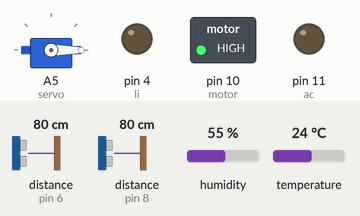
Simulated run of this sketch. Board: Arduino Uno, built with avr-gcc and run on an emulated ATmega328P. On the bench: servo, switched loads named in the sketch (green lamp = pin HIGH), output pins drawn as LEDs (lit = HIGH). The inputs (shaded band) are chosen by the test bench; at power-on: distance to the obstacle (sensors on pin 6, pin 8) 80 cm, humidity 55 %, temperature 24 °C. The echo pulse lasts 58.3 µs per cm.

Above: at 3.2 s.
3.3 s: distance to the obstacle (sensor on pin 6) set to 14 cm
4.8 s: distance to the obstacle (sensor on pin 6) set to 11 cm
At 6.0 s:
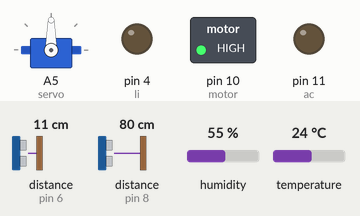
6.3 s: distance to the obstacle (sensor on pin 8) set to 14 cm
7.8 s: distance to the obstacle (sensor on pin 8) set to 10 cm
At 9.4 s:
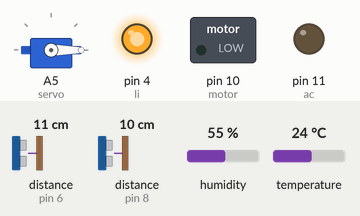
10.3 s: humidity set to 47 %
14.1 s: humidity set to 44 %
At 17.6 s:
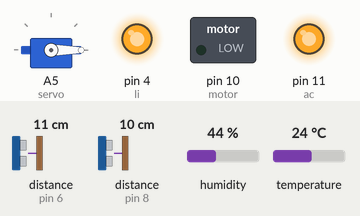
Timing chart, 0 to 19.1 s (numbered marks = the images above; inputs shaded):
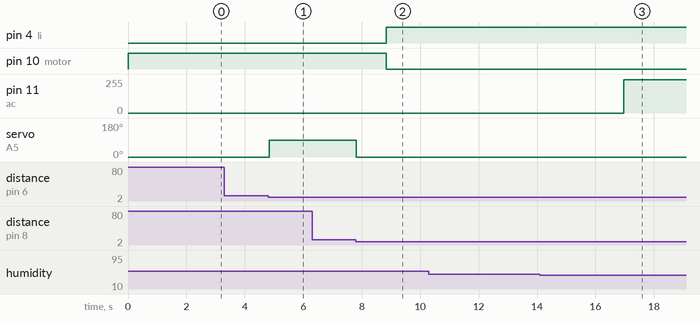

The sketch:

HOME_AUTOMATION4.ino
```cpp
#include <DHT.h>


//HOME AUTOMATION                                                                                                                           by Mokesh Nagpal.
#include <Servo.h>     //import libraries
#include <NewPing.h>
#define sensor DHT22    //define sensor type used

const int motor = 10;
const int echoenter = 8;
const int trigenter = 9;
const int echoexit = 6;
const int trigexit = 7;
const int ac = 11;
const int servo = A5;
const int tempHum = 3;
const int li = 4;

int x=0,y=0;
float temp = 25;
float hum = 55;
int denter=0,dexit=0;
int p=0;
int o=0;
int max_distance=400;
int fadeAmount=5;
int brightness=255;
char incomingByte='\0';
int distance_M = 0;
int m=0;
long int ta,ti=0;


NewPing sonarenter(trigenter, echoenter, max_distance);
DHT dht(tempHum,sensor);
NewPing sonarexit(trigexit, echoexit, max_distance);
Servo ser;

void setup()
{
  dht.begin();
  pinMode(ac, OUTPUT);
  pinMode(light, OUTPUT);
  pinMode(motor, OUTPUT);    //intitialize pins as output or input
  fanoff();
  lightoff();
  gateclose();
  acoff();
  ser.attach(servo);
  Serial.begin(9600);
  ta=millis();
  delay(2000);
  tempHumSen();
}
void loop()
{
  if (Serial.available() > 0)
  {
    incomingByte = Serial.read();
    if(incomingByte!='i')
      m=1;
    switch(incomingByte)
    {
      case 'a':
      fan();
      break;
      case 'b':
      fanoff();
      break;
      case 'c':
      light();
      break;
      case 'd':
      lightoff();
      break;
      case 'e':
      gateopen();
      break;
      case 'f':
      gateclose();
      break;
      case 'g':
      y=x;
      x=255;
      acon();
      break;
      case 'h':
      acoff();
      break;
      case 'i':
      x=y;
      m=0;
      break;
    }
  }
  if(millis()-ta>4000)
  {
    tempHumSen();
    ta=millis();
  }
  if(m==0)
  {
    if(p>3)
    {
      acon();
    }
    else
    {
      acoff();
    }
    readSensorenter();
    readSensorexit();
    if(denter>=0.5&&denter<=12)
    {
        ti=0;
        gateopen();
        while(1)
        {
          readSensorenter();
          readSensorexit();
          if(dexit>=0.5&&dexit<=12)
          {
            gateclose();
            light();
            fan();
            p++;
            dexit=13;
            denter=13;
            delay(1000);
            break;
          }
          if((denter<0.5||denter>12)&&ti==0)
            ti=millis();
          if((denter<0.5||denter>12)&&(millis()-ti)>5000)
          {
            gateclose();
            ti=0;
            break;
          }
        }
    }
    if(dexit>=0.5&&dexit<=12)
    {
        ti=0;
        gateopen();
        while(1)
        {
          readSensorenter();
          readSensorexit();
          if(denter>=0.5&&denter<=12)
          {
            gateclose();
            p--;
            if(p<=0)
            {
              lightoff();
              fanoff();
              p=0;
            }
            denter=13;
            dexit=13;
            delay(1000);
            break;
          }
          if((dexit<0.5||dexit>12)&&ti==0)
            ti=millis();
          if((dexit<0.5||dexit>12)&&(millis()-ti)>5000)
          {
            gateclose();
            ti=0;
            break;
          }
        }
    }
  }
}
void gateopen()
{
  for (int pos = 0; pos <= 90; pos += 1)
  {
    ser.write(pos);
  }
}
void gateclose()
{
  for (int pos = 90; pos >= 0; pos -= 1)
  {
    ser.write(pos);
  }
}
void fan()
{
  digitalWrite(motor,LOW);
}
void fanoff()
{
  digitalWrite(motor,HIGH);
}
void light()
{
  analogWrite(li,255);
}
void lightoff()
{
  digitalWrite(li,LOW);
}
void readSensorenter()
{
  denter = sonarenter.ping_cm();
}
void readSensorexit()
{
  dexit = sonarexit.ping_cm();
}
void acon()
{
  analogWrite(ac, x);
}
void acoff()
{
  digitalWrite(ac,LOW);
}
void tempHumSen()
{
  int temp1=0,hum1=0;
  hum=dht.readHumidity();
  temp=dht.readTemperature();
  x=((hum-55)/10)+(temp-24);
  x=map(x,0,40,0,255);
}
```

Measured:
- the behaviour switches between 13 and 12 cm on distance to the obstacle (sensor on pin 6) (found by bisection; images 0 and 1)
- the behaviour switches between 13 and 12 cm on distance to the obstacle (sensor on pin 8) (found by bisection; images 1 and 2)
- the behaviour switches between 46 and 45 % on humidity (found by bisection; images 2 and 3)
- after the input at 3.3 s, every drawn part: stays the same
- after the input at 4.8 s, servo on A5 (servo): 0° → 90° at once
- after the input at 6.3 s, every drawn part: stays the same
- after the input at 7.8 s, pin 4 (li): LOW → HIGH after 1.0 s; pin 10 (motor): HIGH → LOW after 1.0 s; servo on A5 (servo): 90° → 0° at once
- after the input at 10.3 s, every drawn part: stays the same
- after the input at 14.1 s, pin 11 (ac): 0/255 → 250/255 after 2.9 s
